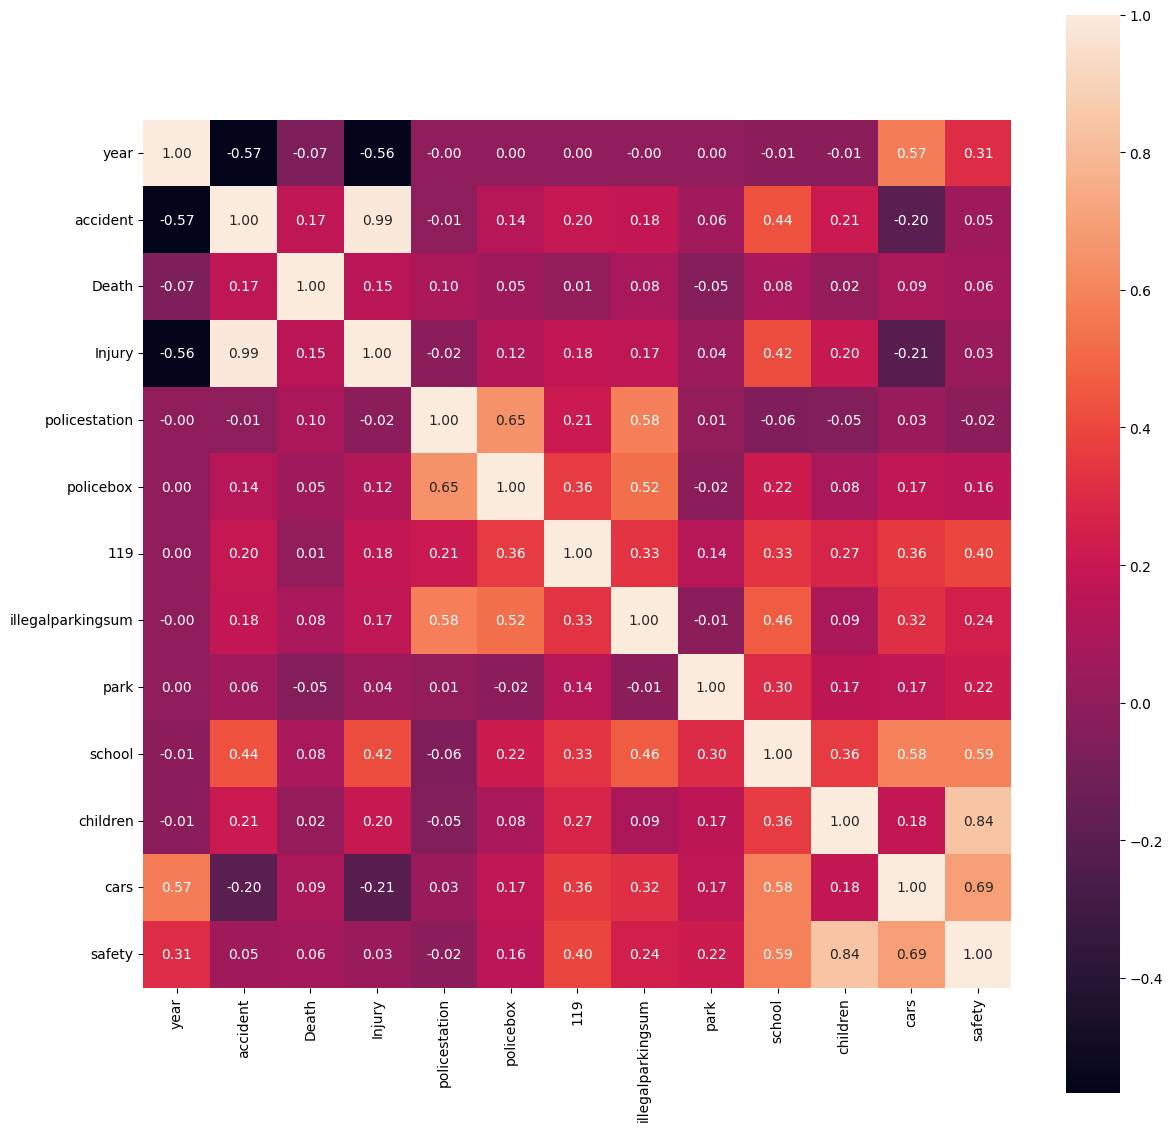

Generate this figure with Python:
import pandas as pd
import seaborn as sns
import matplotlib.pyplot as plt

# 파일을 읽어 데이터프레임으로 변환
df = pd.read_csv('en_final.csv', delimiter=',')

# 상관계수 행렬 계산
corr = df.corr()

# 히트맵 그리기
plt.figure(figsize=(14, 14))
sns.heatmap(corr, annot=True, fmt='.2f', square=True)
plt.show()
